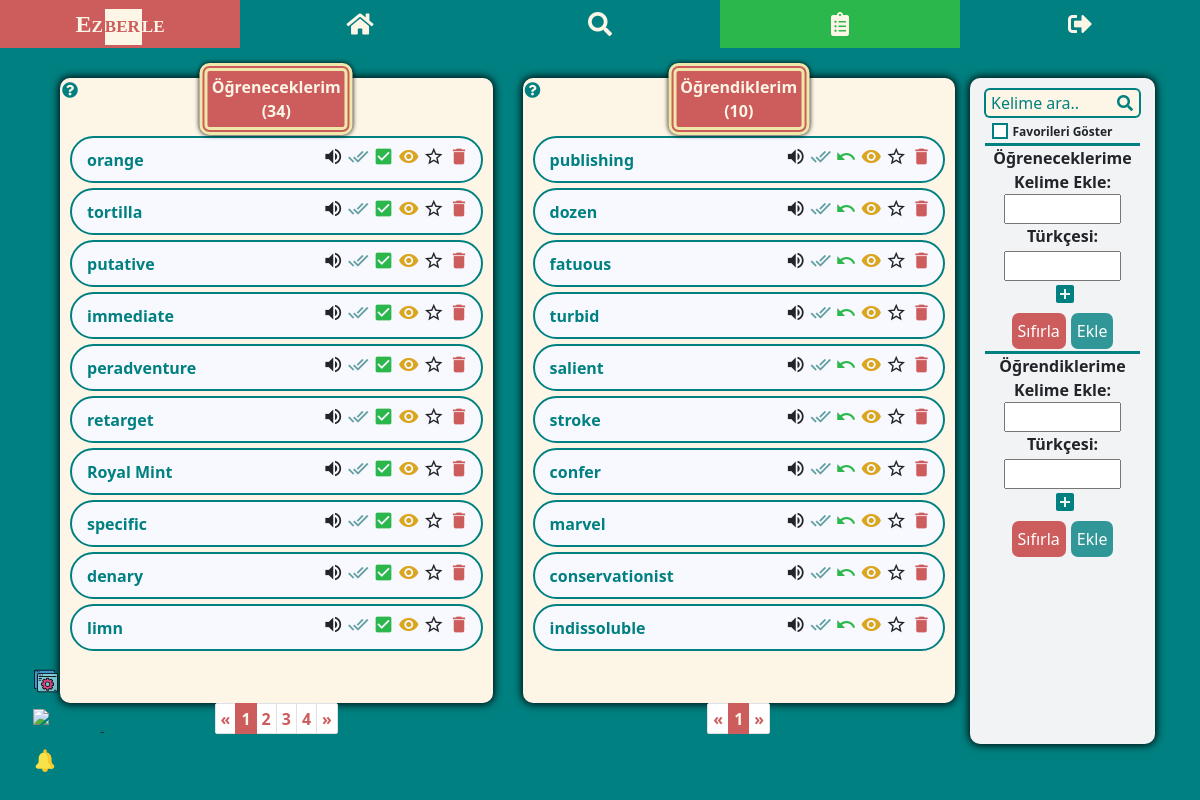
/kelime_listesi/ (signed in), run on the app's committed database.
### my_dict/models.py (models this page shows, shortened)
class WordEn(models.Model):
    user = models.ForeignKey(User, on_delete=models.CASCADE)
    english = models.CharField(max_length=100)
    audio = models.CharField(max_length=300)
    create_time = models.DateTimeField(auto_now_add=True)
    is_learned = models.BooleanField(default=False)
    is_seen = models.BooleanField(default=False)
    is_starred = models.BooleanField(default=False)
    is_in_reminder_list = models.BooleanField(default=False)
    is_new_in_reminder_list = models.BooleanField(default=False)
    memorize_tracker = FieldTracker(fields=['is_learned'])
    class Meta:
        ordering = ['-create_time']
        verbose_name_plural = "İngilizce Kelimeler"

### my_dict/views.py (the view)
# urls.py: path('kelime_listesi/', my_word_list, name='word-list'),
@login_required
def my_word_list(request):
    unl_words = get_word_list(request, 'unlearned_words')
    l_words = get_word_list(request, 'learned_words')
    if request.method == "GET":
        word = request.GET.get("q")
        my_word_list_search(request, word)
    paginator_unl = Paginator(unl_words, 10)
    page_no_unl = request.GET.get('s')
    page_unl = paginator_unl.get_page(page_no_unl)
    paginator_l = Paginator(l_words, 10)
    page_no_l = request.GET.get('p')
    page_l = paginator_l.get_page(page_no_l)
    data = {
        'page_obj_unl': page_unl,
        'page_obj_l': page_l,
        'unlearned_count': len(unl_words),
        'learned_count': len(l_words),
    }
    if WordEn.objects.filter(user=request.user, is_new_in_reminder_list=True):
        data['show_reminder_notif'] = True
    return render(request, 'my_dict/word_list.html', context=data)

### my_dict/templates/my_dict/word_list.html (shortened to what this page needs)
{% extends 'base.html' %}
{% load static %}
{% block content %}
<div class="wrapper">
<div class="container-md">
<div class="row mt-4">
    <div class="col-lg-5 tbl-first mt-md-4">
        <div class="word-list position-relative">
            <span class="wl-title">Öğreneceklerim <br> (<span class="count-unl">{{ unlearned_count }}</span>)</span>
            <div class="tt">
              <i class="fas fa-question-circle"></i>
            </div>
            <ul class="unl-word">
                {% if "kelime_listesi/q=" not in request.path or page_obj_unl|length > 0 %}
                    {% for word in page_obj_unl %}
                    <li data-id="{{word.id}}" class="li{{word.id}}">
                        <div class="en-section">
                            <div class="align-self-center word">
                                <a href="{% url 'dictionary-search' word.english %}" target="_blank">{{ word.english }}</a>
                            </div>
                            <div data-id="{{word.id}}" class="btn-grp btn-grp-unl">
                                {% if word.audio %}
                                <i title="Dinle" class="material-icons audio">volume_up</i>
                                {% else %}
                                <i title="Ses mevcut değil" class="material-icons audio">volume_off</i>
                                <audio src="{{word.audio}}"></audio>
                                {% endif %}
                                {% if word.is_seen %}
                                <i title="Görüldü" class="material-icons check-seen word-seen">done_all</i>
                                {% else %}
                                <i title="Görülmedi" class="material-icons check-seen word-unseen">done_all</i>
                                {% endif %}
                                <i title="Ezberledim" class="material-icons check-learn memorize">check_box</i>
                                <i data-toggle="collapse" data-target=".tr{{word.id}}" title="Türkçelerini göster"
                                   class="material-icons eye">remove_red_eye</i>
                                {% if not word.is_starred %}
                                <i title="Favorilere ekle" class="material-icons star">star_border</i>
                                {% else %}
                                <i title="Favorilerden çıkar" class="material-icons star pale-yellow">star</i>
                                {% endif %}
                                <i title="Sil" class="material-icons del">delete</i>
                            </div>
                        </div>
                    </li>
                    {% endfor %}
                {% elif page_obj_unl|length == 0 and '$favorites' not in request.path %}
                    <li>Bu listeye <u>{{word}}</u> için bir kelime kayıt edilmemiş.</li>
                {% endif %}
            </ul>
        </div>
        {% if 'kelime_listesi/q=' not in request.path or unl_pg_count > 9 %}
        <nav aria-label="Page navigation example">
          <ul class="pagination pagination-unl pagination-sm justify-content-center">
          {% if page_obj_unl.has_previous %}
              <li class="page-item">
              <a class="page-link" href="?s={{ page_obj_unl.previous_page_number }}">&laquo</a>
            </li>
          {% else %}
              <li class="page-item disabled">
              <a class="page-link" href="#" tabindex="-1" aria-disabled="true">&laquo</a>
            </li>
          {% endif %}
          {% for i in page_obj_unl.paginator.page_range %}
              {% if page_obj_unl.number == i %}
                  <li class="page-item active" aria-current="page">
                <span class="page-link">
                  {{ i }}
                </span>
              </li>
              {% elif i > page_obj_unl.number|add:'-5' and i < page_obj_unl.number|add:'5' %}
                   <li class="page-item"><a class="page-link" href="?s={{ i }}">{{ i }}</a></li>
              {% endif %}
          {% endfor %}
          {% if page_obj_unl.has_next %}
              <li class="page-item">
              <a class="page-link" href="?s={{ page_obj_unl.next_page_number }}">&raquo</a>
            </li>
          {% else %}
              <li class="page-item disabled">
              <a class="page-link" href="#" tabindex="-1" aria-disabled="true">&raquo</a>
            </li>
          {% endif %}
        </ul>
      </nav>
        {% endif %}
    </div>
    <div class="col-lg-5 mt-md-4">
        <div class="word-list position-relative">
            <span class="wl-title">Öğrendiklerim <br> (<span class="count-l">{{ learned_count }}</span>)</span>
            <div class="tt">
              <i class="fas fa-question-circle"></i>
            </div>
            <ul class="l-word">
                {% if "kelime_listesi/q=" not in request.path or page_obj_l|length > 0 %}
                    {% for word in page_obj_l %}
                    <li data-id="{{word.id}}" class="li{{word.id}}">
                        <div class="en-section">
                            <div class="align-self-center word">
                                <a href="{% url 'dictionary-search' word.english %}" target="_blank">{{ word.english }}</a>
                            </div>
                            <div data-id="{{word.id}}" class="btn-grp btn-grp-l">
                                {% if word.audio %}
                                <i title="Dinle" class="material-icons audio">volume_up</i>
                                {% else %}
                                <i title="Ses mevcut değil" class="material-icons audio">volume_off</i>
                                <audio src="{{word.audio}}"></audio>
                                {% endif %}
                                {% if word.is_seen %}
                                <i title="Görüldü" class="material-icons check-seen word-seen">done_all</i>
                                {% else %}
                                <i title="Görülmedi" class="material-icons check-seen word-unseen">done_all</i>
                                {% endif %}
                                <i title="Unuttum" class="material-icons check-unlearn memorize">undo</i>
                                {% if word.turkish %}
                                <i data-toggle="collapse" data-target=".tr{{word.id}}" title="Türkçelerini göster"
                                   class="material-icons eye">remove_red_eye</i>
                                {% endif %}
                                {% if not word.is_starred %}
                                <i title="Favorilere ekle" class="material-icons star">star_border</i>
                                {% else %}
                                <i title="Favorilerden çıkar" class="material-icons star pale-yellow">star</i>
                                {% endif %}
                                <i title="Sil" class="material-icons del">delete</i>
                            </div>
                        </div>
                    </li>
                    {% endfor %}
                {% elif page_obj_l|length == 0 and '$favorites' not in request.path %}
                    <li>Bu listeye <u>{{word}}</u> için bir kelime kayıt edilmemiş.</li>
                {% endif %}
            </ul>
        </div>
        {% if 'kelime_listesi/q=' not in request.path or l_pg_count > 9 %}
        <nav aria-label="Page navigation example">
          <ul class="pagination pagination-l pagination-sm justify-content-center">
          {% if page_obj_l.has_previous %}
              <li class="page-item">
              <a class="page-link" href="?p={{ page_obj_l.previous_page_number }}">&laquo</a>
            </li>
          {% else %}
              <li class="page-item disabled">
              <a class="page-link" href="#" tabindex="-1" aria-disabled="true">&laquo</a>
            </li>
          {% endif %}
          {% for i in page_obj_l.paginator.page_range %}
              {% if page_obj_l.number == i %}
                  <li class="page-item active" aria-current="page">
                <span class="page-link">
                  {{ i }}
                </span>
              </li>
              {% elif i > page_obj_l.number|add:'-5' and i < page_obj_l.number|add:'5' %}
                   <li class="page-item"><a class="page-link" href="?p={{ i }}">{{ i }}</a></li>
              {% endif %}
          {% endfor %}
          {% if page_obj_l.has_next %}
              <li class="page-item">
              <a class="page-link" href="?p={{ page_obj_l.next_page_number }}">&raquo</a>
            </li>
          {% else %}
              <li class="page-item disabled">
              <a class="page-link" href="#" tabindex="-1" aria-disabled="true">&raquo</a>
            </li>
          {% endif %}
          </ul>
        </nav>
        {% endif %}
    </div>
    <div class="col-lg-2 col-sm-8 word-mng mb-lg-0 mb-5 mt-4">
        <div>
            <div class="d-flex justify-content-center word-mng-search">
                {% if 'kelime_listesi/q=' in request.path and '$favorites' not in request.path %}
                    <input title="Bir kelime arayın" class="srch-i" type="search" placeholder="Kelime ara.." onClick="this.setSelectionRange(0, this.value.length)" aria-autocomplete="none" autofocus>
                    <button class="srch-btn" type="submit">
                        <i class="fas fa-search"></i>
                    </button>
                {% else %}
                    <input title="Bir kelime arayın" class="srch-i" type="search" placeholder="Kelime ara.." onClick="this.setSelectionRange(0, this.value.length)" aria-autocomplete="none" autofocus>
                    <button class="srch-btn" type="submit">
                        <i class="fas fa-search"></i>
                    </button>
                {% endif %}
            </div>
            {% if '$favorites' in request.path %}
            <div class="d-flex justify-content-center show-fav">
                <label class="custom-cb" for="show-fav">Favorileri Göster
                    <input id="show-fav" type="checkbox" checked>
                    <span class="checkbox"></span>
                </label>
            </div>
            {% else %}
            <div class="d-flex justify-content-center show-fav">
                <label class="custom-cb" for="show-fav">Favorileri Göster
                    <span class="checkbox"></span>
                </label>
            </div>
            {% endif %}
        </div>
        <div class="mng-body">
            <div class="text-center mng-top">
                <div>
                    <span id="add-title-unl">Öğreneceklerime</span><br>
                    <label for="english-unl">Kelime Ekle:</label>
                </div>
                <div><input type="text" id="english-unl" name="english-unl" class="keycode-input" required autocomplete="off"></div>
                <div><label for="turkish-unl">Türkçesi:</label></div>
                <div><input type="text" id="turkish-unl" name="turkish-unl" class="input-tr-unl mt-1 w-75 keycode-input" autocomplete="off"></div>
                <div class="d-flex justify-content-center">
                  <button class="add-tr add-tr-unl"><i class="material-icons">add_box</i></button>
                </div>
                <div class="d-flex justify-content-center mb-1">
                  <input class="btn-danger-custom" type="reset" value="Sıfırla">
                  <input class="btn-before add_word_unl" type="submit" value="Ekle">
                </div>
            </div>
        </div>
        <div class="text-center mng-bottom">
            <div>
                <span id="add-title-l">Öğrendiklerime</span> <br>
                <label for="english-l">Kelime Ekle:</label>
            </div>
            <div><input type="text" id="english-l" name="english-l" class="keycode-input" required autocomplete="off"></div>
            <div><label for="turkish-l">Türkçesi:</label></div>
            <div><input type="text" id="turkish-l" name="turkish-l" class="input-tr-l mt-1 w-75 keycode-input" autocomplete="off"></div>
            <div class="d-flex justify-content-center">
              <button class="add-tr add-tr-l"><i class="material-icons">add_box</i></button>
            </div>
            <div class="d-flex justify-content-center mng-form2 mb-sm-1 mb-lg-0">
              <input class="btn-danger-custom" type="reset" value="Sıfırla">
              <input class="btn-before add_word_l" type="submit" value="Ekle">
            </div>
        </div>
    </div>
</div>
</div>
</div>
{% endblock %}

### data on the page
WordEn: english "orange", is_seen False (drawn), is_starred False (drawn)
WordEn: english "tortilla", is_seen False (drawn), is_starred False (drawn)
WordEn: english "putative", is_seen False (drawn), is_starred False (drawn)
WordEn: english "immediate", is_seen False (drawn), is_starred False (drawn)
WordEn: english "peradventure", is_seen False (drawn), is_starred False (drawn)
WordEn: english "retarget", is_seen False (drawn), is_starred False (drawn)
WordEn: english "Royal Mint", is_seen False (drawn), is_starred False (drawn)
WordEn: english "specific", is_seen False (drawn), is_starred False (drawn)
WordEn: english "denary", is_seen False (drawn), is_starred False (drawn)
WordEn: english "limn", is_seen False (drawn), is_starred False (drawn)
WordEn: english "publishing", is_seen False (drawn), is_starred False (drawn)
WordEn: english "dozen", is_seen False (drawn), is_starred False (drawn)
WordEn: english "fatuous", is_seen False (drawn), is_starred False (drawn)
WordEn: english "turbid", is_seen False (drawn), is_starred False (drawn)
WordEn: english "salient", is_seen False (drawn), is_starred False (drawn)
WordEn: english "stroke", is_seen False (drawn), is_starred False (drawn)
WordEn: english "confer", is_seen False (drawn), is_starred False (drawn)
WordEn: english "marvel", is_seen False (drawn), is_starred False (drawn)
WordEn: english "conservationist", is_seen False (drawn), is_starred False (drawn)
WordEn: english "indissoluble", is_seen False (drawn), is_starred False (drawn)

### other printed values
{{ unlearned_count }} "34"
{{ i }} "1"
{{ i }} "2" "3" "4"
{{ learned_count }} "10"
